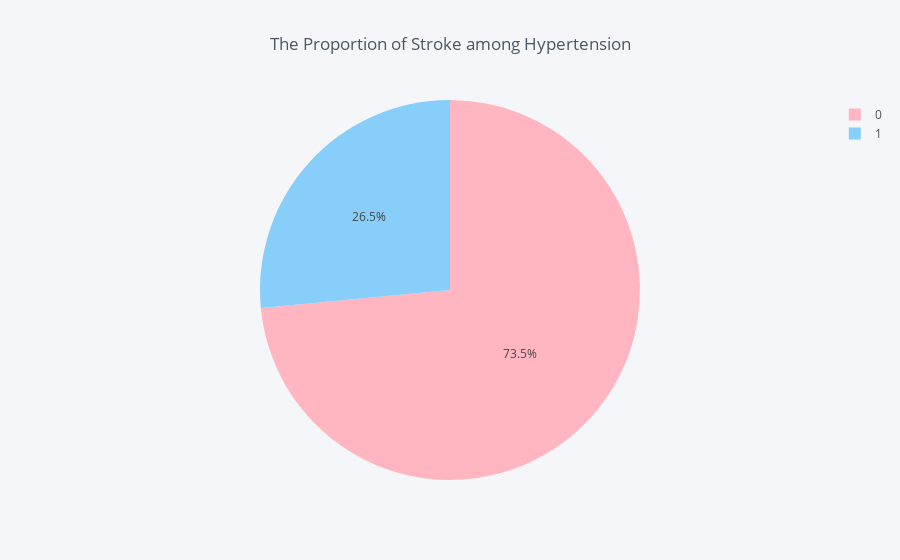

Notebook cell for this chart:
### Code cell
Hypertension = dataset.groupby(dataset['hypertension'])['stroke'].sum()
data_hypertension = pd.DataFrame({'labels': Hypertension.index,
                   'values': Hypertension.values
                  })
colors = ['lightpink', 'lightskyblue']
data_hypertension.iplot(kind='pie',labels='labels',values='values', title='The Proportion of Stroke among Hypertension', colors = colors)

### Figure 1 — Plotly figure (JSON) as saved in the notebook; plotly's stock layout.template omitted (floating-point values rounded to 4 significant figures)
{"data": [{"labels": [0, 1], "marker": {"colors": ["rgba(255, 182, 193, 1.0)", "rgba(135, 206, 250, 1.0)"]}, "name": "", "type": "pie", "values": [183, 66]}], "layout": {"legend": {"bgcolor": "#F5F6F9", "font": {"color": "#4D5663"}}, "paper_bgcolor": "#F5F6F9", "plot_bgcolor": "#F5F6F9", "title": "The Proportion of Stroke among Hypertension", "titlefont": {"color": "#4D5663"}}}
